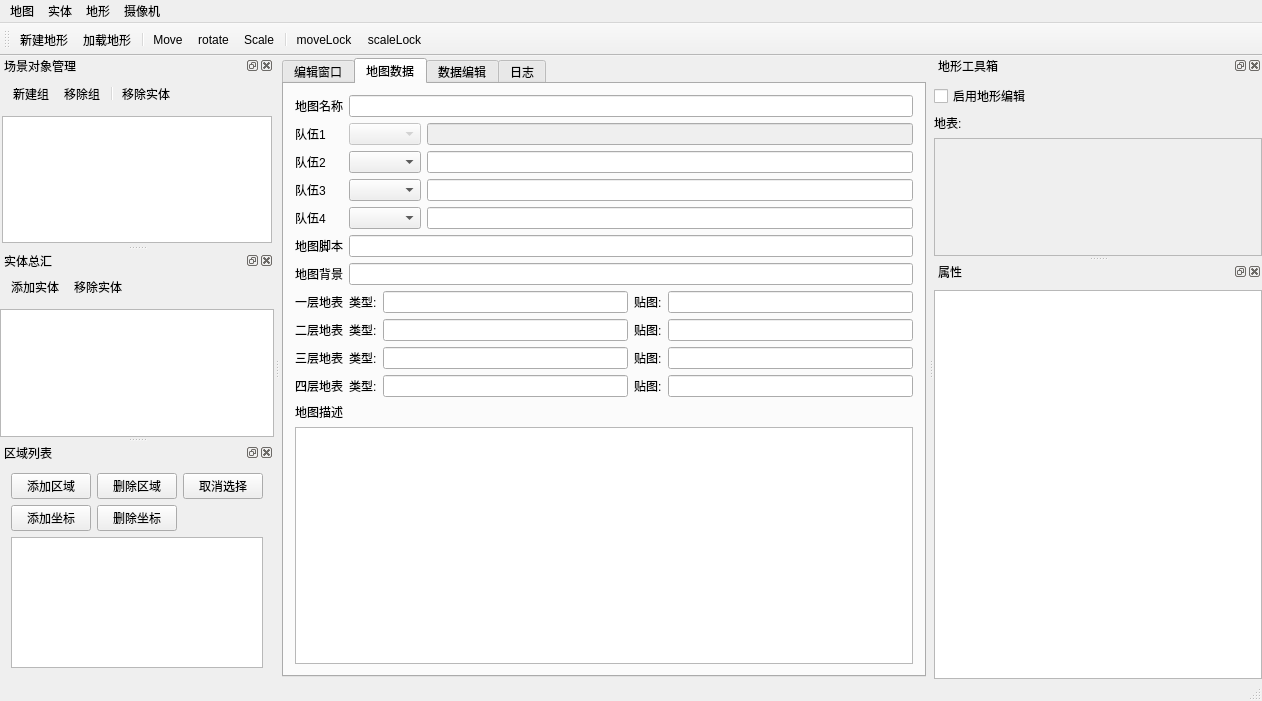
<?xml version="1.0" encoding="UTF-8"?>
<ui version="4.0">
 <class>MainWindow</class>
 <widget class="QMainWindow" name="MainWindow">
  <property name="geometry">
   <rect>
    <x>0</x>
    <y>0</y>
    <width>1245</width>
    <height>701</height>
   </rect>
  </property>
  <property name="windowTitle">
   <string>场景编辑器</string>
  </property>
  <widget class="QWidget" name="centralWidget">
   <layout class="QVBoxLayout" name="verticalLayout_8">
    <property name="margin">
     <number>2</number>
    </property>
    <item>
     <widget class="QTabWidget" name="tabWidget">
      <property name="currentIndex">
       <number>1</number>
      </property>
      <widget class="QWidget" name="tab">
       <attribute name="title">
        <string>编辑窗口</string>
       </attribute>
       <layout class="QVBoxLayout" name="verticalLayout_5">
        <property name="margin">
         <number>0</number>
        </property>
        <item>
         <widget class="IIRenderWindow" name="graphicsView">
          <property name="minimumSize">
           <size>
            <width>640</width>
            <height>480</height>
           </size>
          </property>
         </widget>
        </item>
       </layout>
      </widget>
      <widget class="QWidget" name="tab_4">
       <attribute name="title">
        <string>地图数据</string>
       </attribute>
       <layout class="QVBoxLayout" name="verticalLayout_15">
        <item>
         <layout class="QFormLayout" name="formLayout">
          <property name="fieldGrowthPolicy">
           <enum>QFormLayout::AllNonFixedFieldsGrow</enum>
          </property>
          <item row="0" column="0">
           <widget class="QLabel" name="label_4">
            <property name="text">
             <string>地图名称</string>
            </property>
           </widget>
          </item>
          <item row="0" column="1">
           <widget class="QLineEdit" name="mapName"/>
          </item>
          <item row="1" column="0">
           <widget class="QLabel" name="label_5">
            <property name="text">
             <string>队伍1</string>
            </property>
           </widget>
          </item>
          <item row="1" column="1">
           <layout class="QHBoxLayout" name="horizontalLayout_12">
            <item>
             <widget class="QComboBox" name="team1Relation">
              <property name="enabled">
               <bool>false</bool>
              </property>
             </widget>
            </item>
            <item>
             <widget class="QLineEdit" name="team1Faction">
              <property name="enabled">
               <bool>false</bool>
              </property>
             </widget>
            </item>
           </layout>
          </item>
          <item row="2" column="0">
           <widget class="QLabel" name="label_6">
            <property name="text">
             <string>队伍2</string>
            </property>
           </widget>
          </item>
          <item row="2" column="1">
           <layout class="QHBoxLayout" name="horizontalLayout_13">
            <item>
             <widget class="QComboBox" name="team2Relation"/>
            </item>
            <item>
             <widget class="QLineEdit" name="team2Faction"/>
            </item>
           </layout>
          </item>
          <item row="3" column="0">
           <widget class="QLabel" name="label_7">
            <property name="text">
             <string>队伍3</string>
            </property>
           </widget>
          </item>
          <item row="3" column="1">
           <layout class="QHBoxLayout" name="horizontalLayout_14">
            <item>
             <widget class="QComboBox" name="team3Relation"/>
            </item>
            <item>
             <widget class="QLineEdit" name="team3Faction"/>
            </item>
           </layout>
          </item>
          <item row="4" column="0">
           <widget class="QLabel" name="label_8">
            <property name="text">
             <string>队伍4</string>
            </property>
           </widget>
          </item>
          <item row="4" column="1">
           <layout class="QHBoxLayout" name="horizontalLayout_15">
            <item>
             <widget class="QComboBox" name="team4Relation"/>
            </item>
            <item>
             <widget class="QLineEdit" name="team4Faction"/>
            </item>
           </layout>
          </item>
          <item row="5" column="0">
           <widget class="QLabel" name="label_9">
            <property name="text">
             <string>地图脚本</string>
            </property>
           </widget>
          </item>
          <item row="5" column="1">
           <widget class="QLineEdit" name="mapScript"/>
          </item>
          <item row="6" column="0">
           <widget class="QLabel" name="label_11">
            <property name="text">
             <string>地图背景</string>
            </property>
           </widget>
          </item>
          <item row="6" column="1">
           <widget class="QLineEdit" name="mapBG"/>
          </item>
          <item row="7" column="0">
           <widget class="QLabel" name="label_12">
            <property name="text">
             <string>一层地表</string>
            </property>
           </widget>
          </item>
          <item row="7" column="1">
           <layout class="QHBoxLayout" name="horizontalLayout_9">
            <item>
             <widget class="QLabel" name="label_13">
              <property name="text">
               <string>类型:</string>
              </property>
             </widget>
            </item>
            <item>
             <widget class="QLineEdit" name="layer1Type"/>
            </item>
            <item>
             <widget class="QLabel" name="label_14">
              <property name="text">
               <string>贴图:</string>
              </property>
             </widget>
            </item>
            <item>
             <widget class="QLineEdit" name="layer1Texture"/>
            </item>
           </layout>
          </item>
          <item row="8" column="0">
           <widget class="QLabel" name="label_15">
            <property name="text">
             <string>二层地表</string>
            </property>
           </widget>
          </item>
          <item row="8" column="1">
           <layout class="QHBoxLayout" name="horizontalLayout_18">
            <item>
             <widget class="QLabel" name="label_19">
              <property name="text">
               <string>类型:</string>
              </property>
             </widget>
            </item>
            <item>
             <widget class="QLineEdit" name="layer2Type"/>
            </item>
            <item>
             <widget class="QLabel" name="label_18">
              <property name="text">
               <string>贴图:</string>
              </property>
             </widget>
            </item>
            <item>
             <widget class="QLineEdit" name="layer2Texture"/>
            </item>
           </layout>
          </item>
          <item row="9" column="0">
           <widget class="QLabel" name="label_16">
            <property name="text">
             <string>三层地表</string>
            </property>
           </widget>
          </item>
          <item row="10" column="0">
           <widget class="QLabel" name="label_17">
            <property name="text">
             <string>四层地表</string>
            </property>
           </widget>
          </item>
          <item row="9" column="1">
           <layout class="QHBoxLayout" name="horizontalLayout_19">
            <item>
             <widget class="QLabel" name="label_21">
              <property name="text">
               <string>类型:</string>
              </property>
             </widget>
            </item>
            <item>
             <widget class="QLineEdit" name="layer3Type"/>
            </item>
            <item>
             <widget class="QLabel" name="label_20">
              <property name="text">
               <string>贴图:</string>
              </property>
             </widget>
            </item>
            <item>
             <widget class="QLineEdit" name="layer3Texture"/>
            </item>
           </layout>
          </item>
          <item row="10" column="1">
           <layout class="QHBoxLayout" name="horizontalLayout_20">
            <item>
             <widget class="QLabel" name="label_23">
              <property name="text">
               <string>类型:</string>
              </property>
             </widget>
            </item>
            <item>
             <widget class="QLineEdit" name="layer4Type"/>
            </item>
            <item>
             <widget class="QLabel" name="label_22">
              <property name="text">
               <string>贴图:</string>
              </property>
             </widget>
            </item>
            <item>
             <widget class="QLineEdit" name="layer4Texture"/>
            </item>
           </layout>
          </item>
         </layout>
        </item>
        <item>
         <widget class="QLabel" name="label_10">
          <property name="text">
           <string>地图描述</string>
          </property>
         </widget>
        </item>
        <item>
         <widget class="QTextEdit" name="mapInfo"/>
        </item>
       </layout>
      </widget>
      <widget class="QWidget" name="tab_2">
       <attribute name="title">
        <string>数据编辑</string>
       </attribute>
       <layout class="QVBoxLayout" name="verticalLayout_6">
        <item>
         <layout class="QHBoxLayout" name="horizontalLayout_3">
          <item>
           <widget class="QLabel" name="label_2">
            <property name="text">
             <string>模组选择</string>
            </property>
           </widget>
          </item>
          <item>
           <widget class="QComboBox" name="modBox"/>
          </item>
          <item>
           <widget class="QPushButton" name="addMod">
            <property name="text">
             <string>添加模组</string>
            </property>
           </widget>
          </item>
          <item>
           <widget class="QLabel" name="label_3">
            <property name="text">
             <string>语言选择</string>
            </property>
           </widget>
          </item>
          <item>
           <widget class="QComboBox" name="langBox"/>
          </item>
          <item>
           <widget class="QPushButton" name="addLang">
            <property name="text">
             <string>添加语言</string>
            </property>
           </widget>
          </item>
         </layout>
        </item>
        <item>
         <widget class="QTabWidget" name="dataTab">
          <property name="currentIndex">
           <number>5</number>
          </property>
          <widget class="QWidget" name="soldierTab">
           <attribute name="title">
            <string>兵源/马匹</string>
           </attribute>
           <layout class="QVBoxLayout" name="verticalLayout_7">
            <item>
             <layout class="QHBoxLayout" name="horizontalLayout_4">
              <item>
               <widget class="QPushButton" name="addSoldier">
                <property name="text">
                 <string>新增兵源</string>
                </property>
               </widget>
              </item>
              <item>
               <widget class="QPushButton" name="delSoldier">
                <property name="text">
                 <string>删除兵员</string>
                </property>
               </widget>
              </item>
             </layout>
            </item>
            <item>
             <widget class="QTableView" name="soldierTableView">
              <property name="selectionMode">
               <enum>QAbstractItemView::ExtendedSelection</enum>
              </property>
              <property name="selectionBehavior">
               <enum>QAbstractItemView::SelectItems</enum>
              </property>
             </widget>
            </item>
            <item>
             <layout class="QHBoxLayout" name="horizontalLayout_6">
              <item>
               <widget class="QPushButton" name="addHorse">
                <property name="text">
                 <string>新增马匹</string>
                </property>
               </widget>
              </item>
              <item>
               <widget class="QPushButton" name="delHorse">
                <property name="text">
                 <string>删除马匹</string>
                </property>
               </widget>
              </item>
             </layout>
            </item>
            <item>
             <widget class="QTableView" name="horseTableView"/>
            </item>
           </layout>
          </widget>
          <widget class="QWidget" name="weaponTab">
           <attribute name="title">
            <string>主武器/次武器</string>
           </attribute>
           <layout class="QVBoxLayout" name="verticalLayout_9">
            <item>
             <layout class="QHBoxLayout" name="horizontalLayout">
              <item>
               <widget class="QPushButton" name="addPWeapon">
                <property name="text">
                 <string>新增主武器</string>
                </property>
               </widget>
              </item>
              <item>
               <widget class="QPushButton" name="delPWeapon">
                <property name="text">
                 <string>删除主武器</string>
                </property>
               </widget>
              </item>
             </layout>
            </item>
            <item>
             <widget class="QTableView" name="pweaponTableView"/>
            </item>
            <item>
             <layout class="QHBoxLayout" name="horizontalLayout_2">
              <item>
               <widget class="QPushButton" name="addSWeapon">
                <property name="text">
                 <string>新增次武器</string>
                </property>
               </widget>
              </item>
              <item>
               <widget class="QPushButton" name="delSWeapon">
                <property name="text">
                 <string>删除次武器</string>
                </property>
               </widget>
              </item>
             </layout>
            </item>
            <item>
             <widget class="QTableView" name="sweaponTableView"/>
            </item>
           </layout>
          </widget>
          <widget class="QWidget" name="armorTab">
           <attribute name="title">
            <string>盔甲/盾牌</string>
           </attribute>
           <layout class="QVBoxLayout" name="verticalLayout_10">
            <item>
             <layout class="QHBoxLayout" name="horizontalLayout_7">
              <item>
               <widget class="QPushButton" name="addArmor">
                <property name="text">
                 <string>新增盔甲</string>
                </property>
               </widget>
              </item>
              <item>
               <widget class="QPushButton" name="delArmor">
                <property name="text">
                 <string>删除盔甲</string>
                </property>
               </widget>
              </item>
             </layout>
            </item>
            <item>
             <widget class="QTableView" name="armorTableView"/>
            </item>
            <item>
             <layout class="QHBoxLayout" name="horizontalLayout_8">
              <item>
               <widget class="QPushButton" name="addShield">
                <property name="text">
                 <string>新增盾牌</string>
                </property>
               </widget>
              </item>
              <item>
               <widget class="QPushButton" name="delShield">
                <property name="text">
                 <string>删除盾牌</string>
                </property>
               </widget>
              </item>
             </layout>
            </item>
            <item>
             <widget class="QTableView" name="shieldTableView"/>
            </item>
           </layout>
          </widget>
          <widget class="QWidget" name="skillTab">
           <attribute name="title">
            <string>效果/技能</string>
           </attribute>
           <layout class="QVBoxLayout" name="verticalLayout_11">
            <item>
             <layout class="QHBoxLayout" name="horizontalLayout_10">
              <item>
               <widget class="QPushButton" name="addEffect">
                <property name="text">
                 <string>新增效果</string>
                </property>
               </widget>
              </item>
              <item>
               <widget class="QPushButton" name="delEffect">
                <property name="text">
                 <string>删除效果</string>
                </property>
               </widget>
              </item>
             </layout>
            </item>
            <item>
             <widget class="QTableView" name="effectTableView"/>
            </item>
            <item>
             <layout class="QHBoxLayout" name="horizontalLayout_11">
              <item>
               <widget class="QPushButton" name="addSkill">
                <property name="text">
                 <string>新增技能</string>
                </property>
               </widget>
              </item>
              <item>
               <widget class="QPushButton" name="delSkill">
                <property name="text">
                 <string>删除技能</string>
                </property>
               </widget>
              </item>
             </layout>
            </item>
            <item>
             <widget class="QTableView" name="skillTableView"/>
            </item>
           </layout>
          </widget>
          <widget class="QWidget" name="squadTab">
           <attribute name="title">
            <string>小队</string>
           </attribute>
           <layout class="QVBoxLayout" name="verticalLayout_12">
            <item>
             <layout class="QHBoxLayout" name="horizontalLayout_16" stretch="0,0">
              <item>
               <widget class="QPushButton" name="addSquad">
                <property name="text">
                 <string>新增小队</string>
                </property>
               </widget>
              </item>
              <item>
               <widget class="QPushButton" name="delSquad">
                <property name="text">
                 <string>删除小队</string>
                </property>
               </widget>
              </item>
             </layout>
            </item>
            <item>
             <widget class="QTableView" name="squadTableView"/>
            </item>
            <item>
             <layout class="QHBoxLayout" name="horizontalLayout_17">
              <item>
               <widget class="QPushButton" name="addSquadSkill">
                <property name="text">
                 <string>设为小队技能</string>
                </property>
               </widget>
              </item>
              <item>
               <widget class="QPushButton" name="delSquadSkill">
                <property name="text">
                 <string>解除小队技能</string>
                </property>
               </widget>
              </item>
             </layout>
            </item>
            <item>
             <widget class="QTableView" name="squadSkillTableView"/>
            </item>
           </layout>
          </widget>
          <widget class="QWidget" name="stringTab">
           <attribute name="title">
            <string>字符串表</string>
           </attribute>
           <layout class="QVBoxLayout" name="verticalLayout_14">
            <item>
             <layout class="QHBoxLayout" name="horizontalLayout_5">
              <item>
               <widget class="QPushButton" name="addString">
                <property name="text">
                 <string>增加字符串</string>
                </property>
               </widget>
              </item>
              <item>
               <widget class="QPushButton" name="delString">
                <property name="text">
                 <string>删除字符串</string>
                </property>
               </widget>
              </item>
             </layout>
            </item>
            <item>
             <widget class="QTableView" name="stringTableView"/>
            </item>
           </layout>
          </widget>
         </widget>
        </item>
       </layout>
      </widget>
      <widget class="QWidget" name="tab_3">
       <attribute name="title">
        <string>日志</string>
       </attribute>
       <widget class="QTextEdit" name="textEdit">
        <property name="geometry">
         <rect>
          <x>0</x>
          <y>0</y>
          <width>641</width>
          <height>591</height>
         </rect>
        </property>
       </widget>
      </widget>
     </widget>
    </item>
   </layout>
  </widget>
  <widget class="QMenuBar" name="menuBar">
   <property name="geometry">
    <rect>
     <x>0</x>
     <y>0</y>
     <width>1245</width>
     <height>23</height>
    </rect>
   </property>
   <widget class="QMenu" name="menu">
    <property name="title">
     <string>实体</string>
    </property>
    <addaction name="Open_action"/>
    <addaction name="Save_action"/>
   </widget>
   <widget class="QMenu" name="menuDix">
    <property name="title">
     <string>地形</string>
    </property>
    <addaction name="NewTerrain_action"/>
    <addaction name="LoadTerrain_action"/>
   </widget>
   <widget class="QMenu" name="menu_2">
    <property name="title">
     <string>摄像机</string>
    </property>
    <widget class="QMenu" name="menu_3">
     <property name="title">
      <string>显示模式</string>
     </property>
     <addaction name="PM_POINTS_action"/>
     <addaction name="PM_WIREFRAME_action"/>
     <addaction name="PM_SOLID_action"/>
    </widget>
    <addaction name="menu_3"/>
   </widget>
   <widget class="QMenu" name="menu_4">
    <property name="title">
     <string>地图</string>
    </property>
    <addaction name="saveMap"/>
    <addaction name="loadMap"/>
   </widget>
   <addaction name="menu_4"/>
   <addaction name="menu"/>
   <addaction name="menuDix"/>
   <addaction name="menu_2"/>
  </widget>
  <widget class="QToolBar" name="mainToolBar">
   <attribute name="toolBarArea">
    <enum>TopToolBarArea</enum>
   </attribute>
   <attribute name="toolBarBreak">
    <bool>false</bool>
   </attribute>
   <addaction name="NewTerrain_action"/>
   <addaction name="LoadTerrain_action"/>
   <addaction name="separator"/>
   <addaction name="Move_action"/>
   <addaction name="Rotate_action"/>
   <addaction name="Scale_action"/>
   <addaction name="separator"/>
   <addaction name="MoveLock_action"/>
   <addaction name="ScaleLock_action"/>
  </widget>
  <widget class="QStatusBar" name="statusBar"/>
  <widget class="QDockWidget" name="dockWidget">
   <property name="floating">
    <bool>false</bool>
   </property>
   <property name="features">
    <set>QDockWidget::AllDockWidgetFeatures</set>
   </property>
   <property name="allowedAreas">
    <set>Qt::AllDockWidgetAreas</set>
   </property>
   <property name="windowTitle">
    <string>场景对象管理</string>
   </property>
   <attribute name="dockWidgetArea">
    <number>1</number>
   </attribute>
   <widget class="QWidget" name="dockWidgetContents">
    <layout class="QVBoxLayout" name="verticalLayout_3">
     <property name="margin">
      <number>2</number>
     </property>
     <item>
      <widget class="QToolBar" name="toolBar">
       <property name="windowTitle">
        <string>toolBar</string>
       </property>
       <property name="toolButtonStyle">
        <enum>Qt::ToolButtonIconOnly</enum>
       </property>
       <addaction name="NewObjectGroup_action"/>
       <addaction name="RemoveObjectGroup_action"/>
       <addaction name="separator"/>
       <addaction name="RemovObject_action"/>
      </widget>
     </item>
     <item>
      <widget class="QTreeView" name="treeView_2"/>
     </item>
    </layout>
   </widget>
  </widget>
  <widget class="QDockWidget" name="dockWidget_3">
   <property name="minimumSize">
    <size>
     <width>328</width>
     <height>200</height>
    </size>
   </property>
   <property name="maximumSize">
    <size>
     <width>524287</width>
     <height>200</height>
    </size>
   </property>
   <property name="windowTitle">
    <string>地形工具箱</string>
   </property>
   <attribute name="dockWidgetArea">
    <number>2</number>
   </attribute>
   <widget class="QWidget" name="dockWidgetContents_3">
    <layout class="QVBoxLayout" name="verticalLayout_2">
     <property name="leftMargin">
      <number>0</number>
     </property>
     <property name="topMargin">
      <number>9</number>
     </property>
     <property name="rightMargin">
      <number>0</number>
     </property>
     <property name="bottomMargin">
      <number>0</number>
     </property>
     <item>
      <widget class="QCheckBox" name="checkBox">
       <property name="text">
        <string>启用地形编辑</string>
       </property>
      </widget>
     </item>
     <item>
      <widget class="QLabel" name="label">
       <property name="text">
        <string>地表:</string>
       </property>
      </widget>
     </item>
     <item>
      <widget class="QListWidget" name="listWidget">
       <property name="enabled">
        <bool>false</bool>
       </property>
      </widget>
     </item>
    </layout>
   </widget>
  </widget>
  <widget class="QDockWidget" name="dockWidget_2">
   <property name="windowTitle">
    <string>实体总汇</string>
   </property>
   <attribute name="dockWidgetArea">
    <number>1</number>
   </attribute>
   <widget class="QWidget" name="dockWidgetContents_2">
    <layout class="QVBoxLayout" name="verticalLayout">
     <property name="margin">
      <number>0</number>
     </property>
     <item>
      <widget class="QToolBar" name="toolBar5">
       <property name="windowTitle">
        <string>toolBar</string>
       </property>
       <property name="toolButtonStyle">
        <enum>Qt::ToolButtonIconOnly</enum>
       </property>
       <addaction name="AddEntity_action"/>
       <addaction name="RemovEntity_action"/>
      </widget>
     </item>
     <item>
      <widget class="QTreeView" name="treeView">
       <property name="dragEnabled">
        <bool>false</bool>
       </property>
       <property name="dragDropMode">
        <enum>QAbstractItemView::NoDragDrop</enum>
       </property>
       <property name="defaultDropAction">
        <enum>Qt::IgnoreAction</enum>
       </property>
      </widget>
     </item>
    </layout>
   </widget>
  </widget>
  <widget class="QDockWidget" name="dockWidget_4">
   <property name="windowTitle">
    <string>属性</string>
   </property>
   <attribute name="dockWidgetArea">
    <number>2</number>
   </attribute>
   <widget class="QWidget" name="dockWidgetContents_4">
    <layout class="QVBoxLayout" name="verticalLayout_4">
     <property name="leftMargin">
      <number>0</number>
     </property>
     <property name="topMargin">
      <number>9</number>
     </property>
     <property name="rightMargin">
      <number>0</number>
     </property>
     <property name="bottomMargin">
      <number>0</number>
     </property>
     <item>
      <widget class="QTableWidget" name="tableWidget">
       <attribute name="horizontalHeaderVisible">
        <bool>true</bool>
       </attribute>
       <attribute name="horizontalHeaderDefaultSectionSize">
        <number>120</number>
       </attribute>
       <attribute name="verticalHeaderVisible">
        <bool>false</bool>
       </attribute>
      </widget>
     </item>
    </layout>
   </widget>
  </widget>
  <widget class="QDockWidget" name="dockWidget_5">
   <property name="windowTitle">
    <string>区域列表</string>
   </property>
   <attribute name="dockWidgetArea">
    <number>1</number>
   </attribute>
   <widget class="QWidget" name="dockWidgetContents_5">
    <layout class="QVBoxLayout" name="verticalLayout_16">
     <item>
      <layout class="QGridLayout" name="gridLayout">
       <item row="0" column="0">
        <widget class="QPushButton" name="addArea">
         <property name="text">
          <string>添加区域</string>
         </property>
        </widget>
       </item>
       <item row="0" column="1">
        <widget class="QPushButton" name="delArea">
         <property name="text">
          <string>删除区域</string>
         </property>
        </widget>
       </item>
       <item row="2" column="0">
        <widget class="QPushButton" name="addCoord">
         <property name="text">
          <string>添加坐标</string>
         </property>
        </widget>
       </item>
       <item row="2" column="1">
        <widget class="QPushButton" name="delCoord">
         <property name="text">
          <string>删除坐标</string>
         </property>
        </widget>
       </item>
       <item row="0" column="3">
        <widget class="QPushButton" name="cancelArea">
         <property name="text">
          <string>取消选择</string>
         </property>
        </widget>
       </item>
      </layout>
     </item>
     <item>
      <widget class="QListView" name="areaListView"/>
     </item>
    </layout>
   </widget>
  </widget>
  <action name="AddEntity_action">
   <property name="icon">
    <iconset resource="../warchess.qrc">
     <normaloff>:/WarChess/Resources/edit_add.png</normaloff>:/WarChess/Resources/edit_add.png</iconset>
   </property>
   <property name="text">
    <string>添加实体</string>
   </property>
  </action>
  <action name="RemovEntity_action">
   <property name="checkable">
    <bool>false</bool>
   </property>
   <property name="checked">
    <bool>false</bool>
   </property>
   <property name="icon">
    <iconset resource="../warchess.qrc">
     <normaloff>:/WarChess/Resources/edit_remove.png</normaloff>:/WarChess/Resources/edit_remove.png</iconset>
   </property>
   <property name="text">
    <string>移除实体</string>
   </property>
  </action>
  <action name="Open_action">
   <property name="icon">
    <iconset resource="../warchess.qrc">
     <normaloff>:/WarChess/Resources/fileopen (2).png</normaloff>:/WarChess/Resources/fileopen (2).png</iconset>
   </property>
   <property name="text">
    <string>加载实体文件</string>
   </property>
  </action>
  <action name="Save_action">
   <property name="icon">
    <iconset resource="../warchess.qrc">
     <normaloff>:/WarChess/Resources/linguist-filesave (1).png</normaloff>:/WarChess/Resources/linguist-filesave (1).png</iconset>
   </property>
   <property name="text">
    <string>保存实体文件</string>
   </property>
  </action>
  <action name="LoadTerrain_action">
   <property name="icon">
    <iconset resource="../warchess.qrc">
     <normaloff>:/WarChess/Resources/textanchor.png</normaloff>:/WarChess/Resources/textanchor.png</iconset>
   </property>
   <property name="text">
    <string>加载地形</string>
   </property>
  </action>
  <action name="NewTerrain_action">
   <property name="icon">
    <iconset resource="../warchess.qrc">
     <normaloff>:/WarChess/Resources/desktop-32.png</normaloff>:/WarChess/Resources/desktop-32.png</iconset>
   </property>
   <property name="text">
    <string>新建地形</string>
   </property>
  </action>
  <action name="PM_POINTS_action">
   <property name="checkable">
    <bool>false</bool>
   </property>
   <property name="text">
    <string>点</string>
   </property>
  </action>
  <action name="PM_WIREFRAME_action">
   <property name="checkable">
    <bool>false</bool>
   </property>
   <property name="text">
    <string>网格</string>
   </property>
  </action>
  <action name="PM_SOLID_action">
   <property name="checkable">
    <bool>false</bool>
   </property>
   <property name="checked">
    <bool>false</bool>
   </property>
   <property name="text">
    <string>面</string>
   </property>
  </action>
  <action name="NewObjectGroup_action">
   <property name="icon">
    <iconset resource="../warchess.qrc">
     <normaloff>:/WarChess/Resources/addGroup.png</normaloff>:/WarChess/Resources/addGroup.png</iconset>
   </property>
   <property name="text">
    <string>新建组</string>
   </property>
  </action>
  <action name="RemoveObjectGroup_action">
   <property name="icon">
    <iconset resource="../warchess.qrc">
     <normaloff>:/WarChess/Resources/removeGroup.png</normaloff>:/WarChess/Resources/removeGroup.png</iconset>
   </property>
   <property name="text">
    <string>移除组</string>
   </property>
  </action>
  <action name="RemovObject_action">
   <property name="checkable">
    <bool>false</bool>
   </property>
   <property name="checked">
    <bool>false</bool>
   </property>
   <property name="icon">
    <iconset resource="../warchess.qrc">
     <normaloff>:/WarChess/Resources/edit_remove.png</normaloff>:/WarChess/Resources/edit_remove.png</iconset>
   </property>
   <property name="text">
    <string>移除实体</string>
   </property>
  </action>
  <action name="Move_action">
   <property name="checkable">
    <bool>true</bool>
   </property>
   <property name="icon">
    <iconset resource="../warchess.qrc">
     <normaloff>:/WarChess/Resources/sizeall.png</normaloff>:/WarChess/Resources/sizeall.png</iconset>
   </property>
   <property name="text">
    <string>Move</string>
   </property>
  </action>
  <action name="Rotate_action">
   <property name="checkable">
    <bool>true</bool>
   </property>
   <property name="icon">
    <iconset resource="../warchess.qrc">
     <normaloff>:/WarChess/Resources/refresh-32.png</normaloff>:/WarChess/Resources/refresh-32.png</iconset>
   </property>
   <property name="text">
    <string>rotate</string>
   </property>
  </action>
  <action name="Scale_action">
   <property name="checkable">
    <bool>true</bool>
   </property>
   <property name="icon">
    <iconset resource="../warchess.qrc">
     <normaloff>:/WarChess/Resources/adjustsize.png</normaloff>:/WarChess/Resources/adjustsize.png</iconset>
   </property>
   <property name="text">
    <string>Scale</string>
   </property>
  </action>
  <action name="MoveLock_action">
   <property name="checkable">
    <bool>true</bool>
   </property>
   <property name="icon">
    <iconset resource="../warchess.qrc">
     <normaloff>:/WarChess/Resources/sizeall-lock.png</normaloff>:/WarChess/Resources/sizeall-lock.png</iconset>
   </property>
   <property name="text">
    <string>moveLock</string>
   </property>
  </action>
  <action name="ScaleLock_action">
   <property name="checkable">
    <bool>true</bool>
   </property>
   <property name="icon">
    <iconset resource="../warchess.qrc">
     <normaloff>:/WarChess/Resources/adjustsize-lock.png</normaloff>:/WarChess/Resources/adjustsize-lock.png</iconset>
   </property>
   <property name="text">
    <string>scaleLock</string>
   </property>
  </action>
  <action name="saveMap">
   <property name="text">
    <string>保存 </string>
   </property>
  </action>
  <action name="loadMap">
   <property name="text">
    <string>载入</string>
   </property>
  </action>
  <action name="editMap">
   <property name="text">
    <string>地图信息</string>
   </property>
  </action>
 </widget>
 <layoutdefault spacing="6" margin="11"/>
 <customwidgets>
  <customwidget>
   <class>IIRenderWindow</class>
   <extends>QGraphicsView</extends>
   <header location="global">../scr/framework/renderwindow.h</header>
  </customwidget>
 </customwidgets>
 <resources>
  <include location="../warchess.qrc"/>
 </resources>
 <connections/>
</ui>
